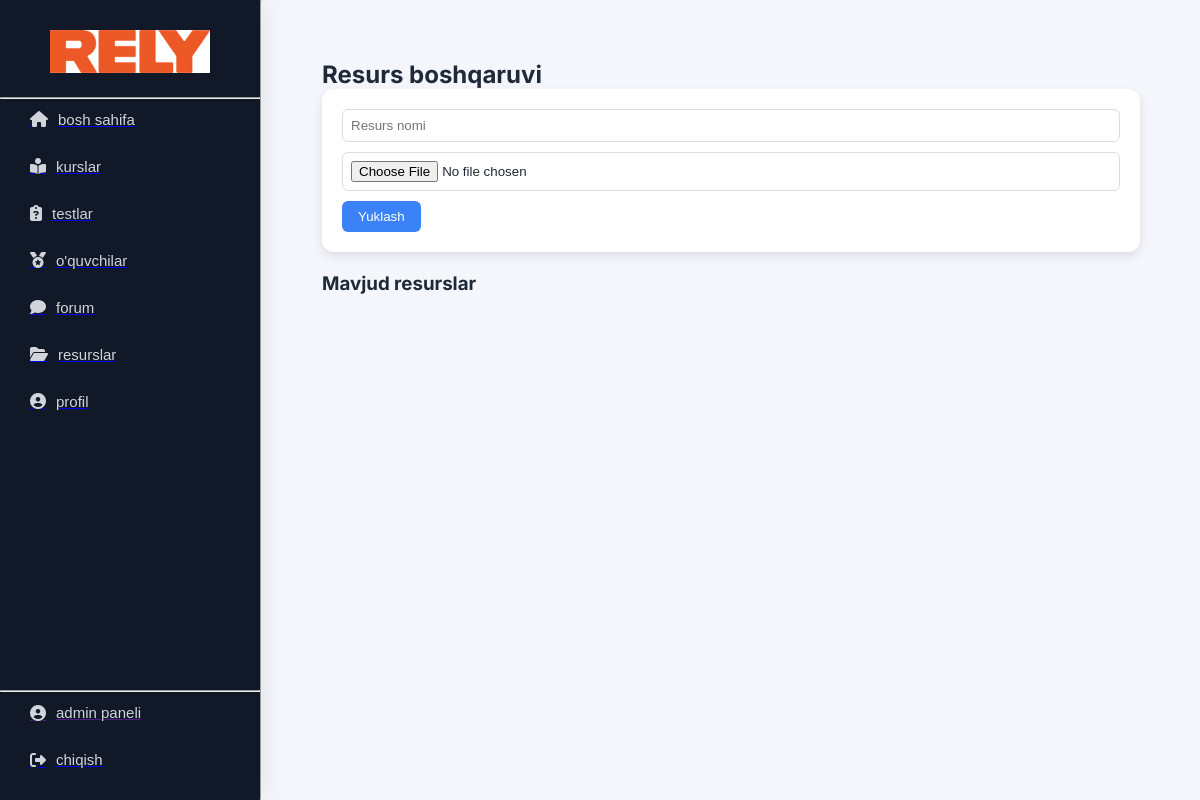
Before: /admin/resources (signed in) with the older database file.
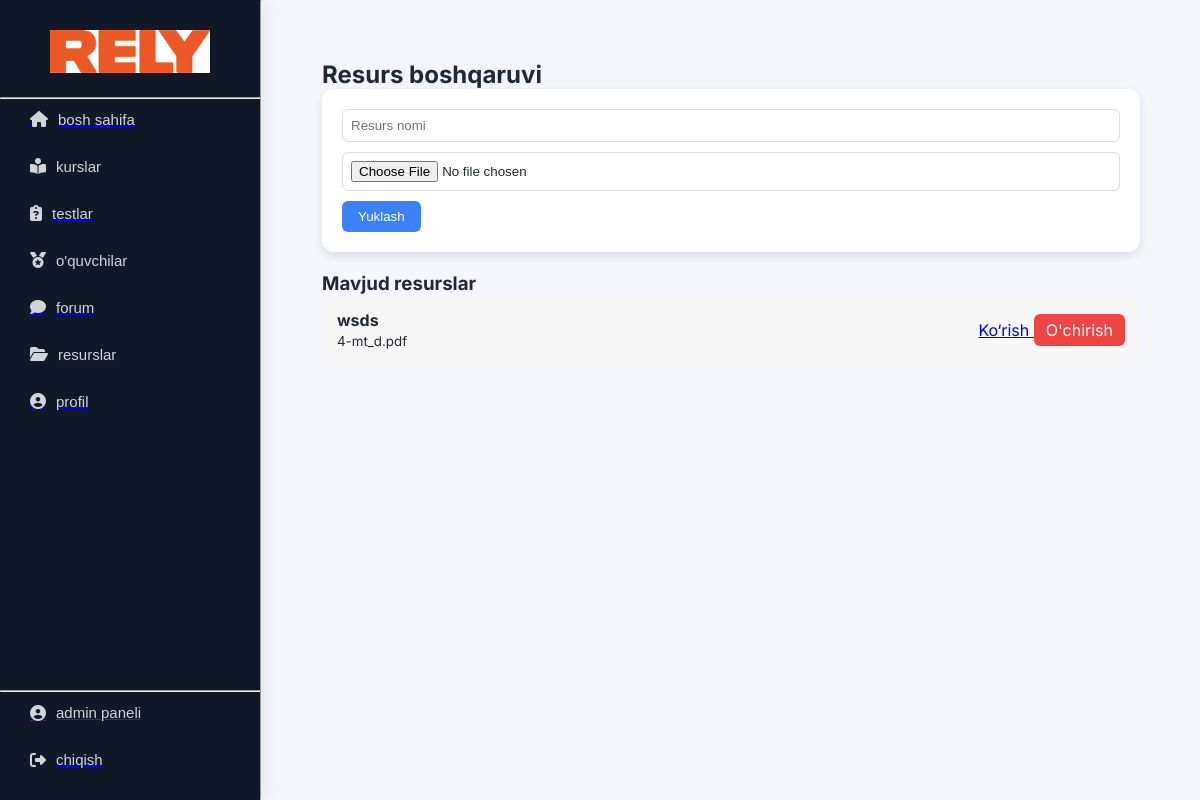
After: the same page with the newer database file.
### tables this page shows
CREATE TABLE resources(
    id INTEGER PRIMARY KEY AUTOINCREMENT,
    title TEXT NOT NULL,
    file TEXT NOT NULL
);

### routes/resources.py (the view, shortened to what this page needs)
@bp.route("/admin/resources", methods=["GET","POST"])
def admin_resources():
    if session.get("role") != "admin":
        return redirect("/login")
    with sqlite3.connect("database.db") as conn:
        c = conn.cursor()
        c.execute("SELECT * FROM resources ORDER BY id DESC")
        resources = c.fetchall()
    return render_template(
        "admin/resources.html",
        resources=resources
    )

### templates/admin/resources.html (shortened to what this page needs)
{% extends "admin_base.html" %}
{% block content %}
<div class="container">
<h2>Resurs boshqaruvi</h2>
<div class="upload-form">
<form method="POST" enctype="multipart/form-data">
<input type="text" name="title" placeholder="Resurs nomi" required>
<input type="file" name="file" required>
<button type="submit">Yuklash</button>
</form>
</div>
<h3>Mavjud resurslar</h3>
{% for r in resources %}
<div class="resource-card">
<div>
<b>{{ r[1] }}</b><br>
<small>{{ r[2] }}</small>
</div>
<div>
<a href="/static/resources/{{ r[2] }}" target="_blank">
Ko‘rish
</a>
<a href="/admin/resources/delete/{{ r[0] }}"
class="delete-btn"
onclick="return confirm('O‘chirmoqchimisiz?')">
O'chirish
</a>
</div>
</div>
{% endfor %}
</div>
{% endblock %}

Changed rows visible on the page:
added resources: title "wsds", file "4-mt_d.pdf"
